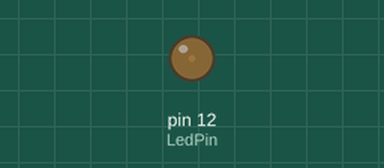
A program run on a simulated Raspberry Pi (header pin numbers). Parts: output pins drawn as LEDs (lit = HIGH).

Above: at 0.05 s.
At 0.7 s:
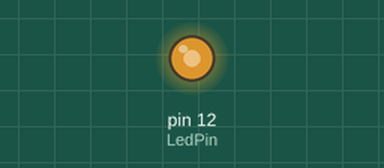
At 1.4 s:
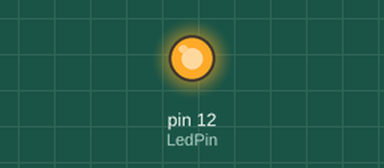
At 2.75 s:
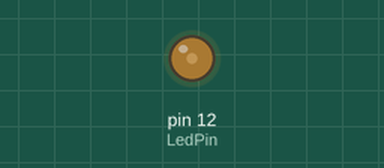
Timing chart, 0 to 5.2 s (numbered marks = the images above):
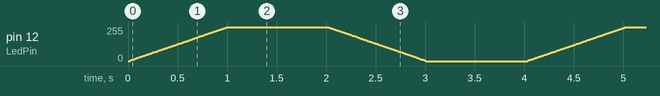

The program:

breathingLED.py
```python
#############################
#		BreathingLED		#
#############################
# @Author: Aaron Earl		#
# 5/25/19					#
#							#
# from Freenove RPi			#
# tutorials					#
# CH.4 Analog and PWM		#
#							#
# Task: Make a breathing	#
# LED using PWM				#
#############################


import RPi.GPIO as GPIO
import time

LedPin = 12

def setup():

	global p
	GPIO.setmode(GPIO.BOARD)		# Numbers the GPIOs by Physical Location
	GPIO.setup(LedPin, GPIO.OUT)	# Set LedPin's mode to output
	GPIO.output(LedPin, GPIO.LOW)	# Set LedPin to Low
	p = GPIO.PWM(LedPin, 1000)		# Set Frequency to 1KHz
	p.start(0)

def loop():

	while True:

		for dc in range(0, 101, 1):	# Increase duty cycle 0-100
			p.ChangeDutyCycle(dc)	# Change duty cycle
			time.sleep(0.01)

		time.sleep(1)

		for dc in range (100, -1, -1):	# Change duty cycle from 100-0
			p.ChangeDutyCycle(dc)
			time.sleep(0.01)

		time.sleep(1)

def destroy():

	p.stop()
	GPIO.output(LedPin, GPIO.LOW)	# Turn off led
	GPIO.cleanup()

if __name__ == "__main__":

	setup()

	try:
		loop()
	except KeyboardInterrupt:		# When Ctrl+C is pressed, destroy()
		destroy()
```
